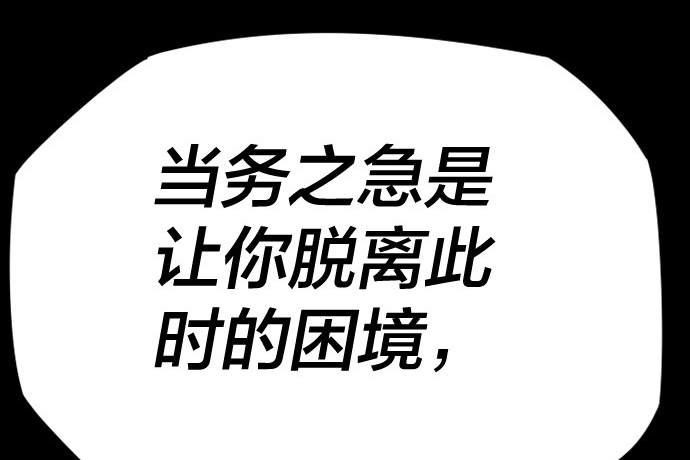
#> input picture debug_bubble_1.png, 690 x 460 px
$ python -i process_bubble.py   (imports and definitions only)
#> lines starting #> are read from the running program, lines starting #| are printed output that depends on the picture; after the words box and inside, x2 and y2 are one past the last pixel; in counts of white or black regions, pixels touching at a corner belong together
#> further down, picture is the input picture: shape (460, 690, 3); min 0, max 255, mean 181
#!/usr/bin/env python3
"""
Bubble Processing Module
========================

Processes detected text bubbles to prepare them for text replacement.
This module handles the cleaning and preparation of speech bubble regions
by removing existing text and creating a clean background.

Author: MangaTranslator Team
License: MIT
"""

import cv2
import numpy as np


def process_bubble(image):
    """
    Process a speech bubble by removing existing text and creating a clean background

    This function analyzes the bubble region, detects the bubble boundary,
    and fills the interior with white color to prepare for new text insertion.

    Args:
        image (numpy.ndarray): Input image containing the speech bubble (BGR format)

    Returns:
        tuple: A tuple containing:
            - image (numpy.ndarray): Processed image with white bubble interior
            - largest_contour (numpy.ndarray): Contour of the detected bubble boundary
    """
    # Convert to grayscale for processing
    gray = cv2.cvtColor(image, cv2.COLOR_BGR2GRAY)

    # Apply threshold to separate bubble from background
    # Threshold value 240 works well for typical manga bubbles
    _, thresh = cv2.threshold(gray, 240, 255, cv2.THRESH_BINARY)
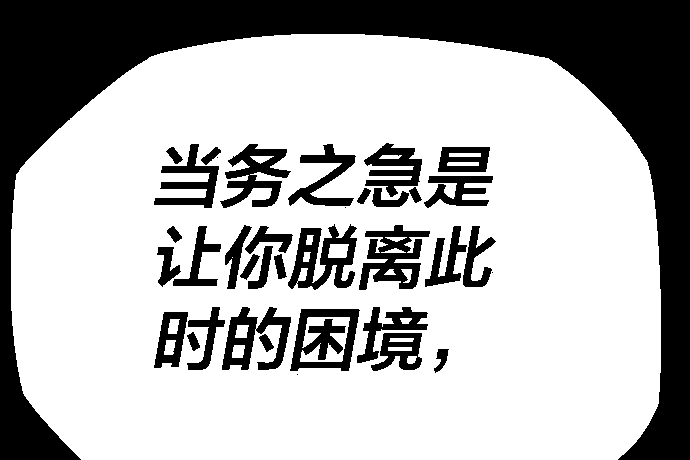
#> thresh: shape (460, 690); 69.6% white; 37 black regions (4 under 20 px)

    # Find contours in the thresholded image
    contours, _ = cv2.findContours(thresh, cv2.RETR_EXTERNAL, cv2.CHAIN_APPROX_SIMPLE)
#> contours = 1 contour; box (x1, y1, x2, y2) and area: (11, 34, 661, 460) 248693

    # Get the largest contour (assumed to be the speech bubble)
    largest_contour = max(contours, key=cv2.contourArea)
#> largest_contour = contour of 307 points, box (x1, y1, x2, y2) (11, 34, 661, 460), area 248693

    # Create a mask for the bubble area
    mask = np.zeros_like(gray)
    cv2.drawContours(mask, [largest_contour], -1, 255, cv2.FILLED)
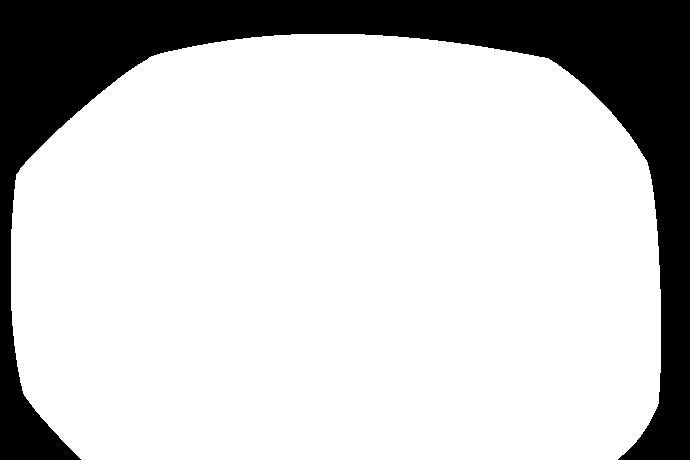
#> mask: shape (460, 690); 78.6% white; 1 black region, box (x1, y1, x2, y2) and area: (0, 0, 690, 460) 67822

    # Fill the bubble area with white color
    image[mask == 255] = (255, 255, 255)
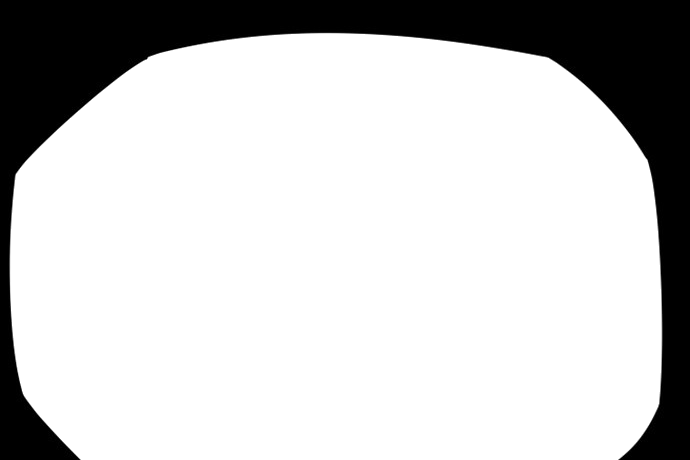
#> image: shape (460, 690, 3); 14.15% of pixels changed, all inside (x1, y1, x2, y2) = (11, 34, 661, 460)

    return image, largest_contour

>>> import cv2
>>> picture = cv2.imread('debug_bubble_1.png')
>>> result = process_bubble(picture)

$ run again, on debug_bubble_3.png
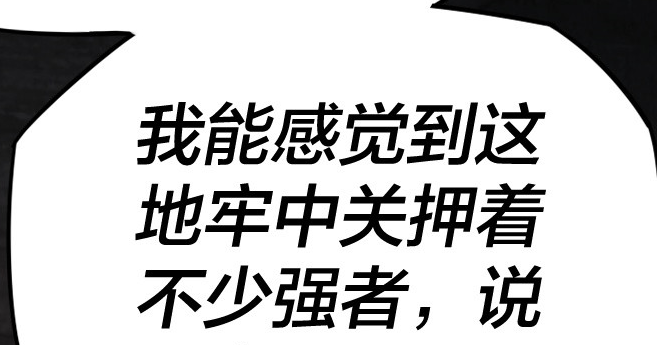
#> input picture debug_bubble_3.png, 657 x 345 px
#> picture is the input picture: shape (345, 657, 3); mean B, G, R 198.7, 198.6, 198.6
#> in process_bubble, `_, thresh = cv2.threshold(gray, 240, 255, cv2.THRESH_BINARY)`:
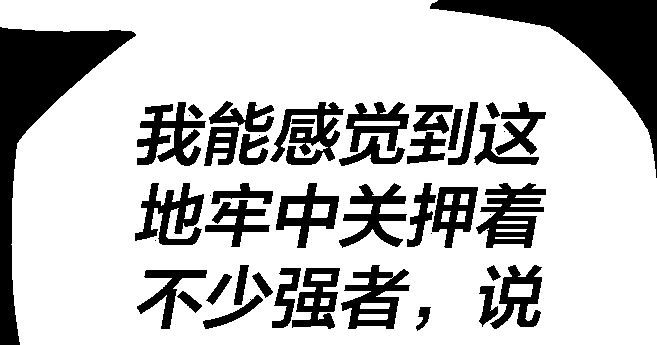
#> thresh: shape (345, 657); 75.3% white; 46 black regions (7 under 20 px)
#> contours = 1 contour; box (x1, y1, x2, y2) and area: (0, 0, 657, 345) 204145
#> largest_contour = contour of 199 points, box (x1, y1, x2, y2) (0, 0, 657, 345), area 204145
#> mask: shape (345, 657); 90.5% white; 2 black regions, box (x1, y1, x2, y2) and area: (0, 27, 136, 345) 11178, (430, 0, 657, 178) 10333
#> in process_bubble, `image[mask == 255] = (255, 255, 255)`:
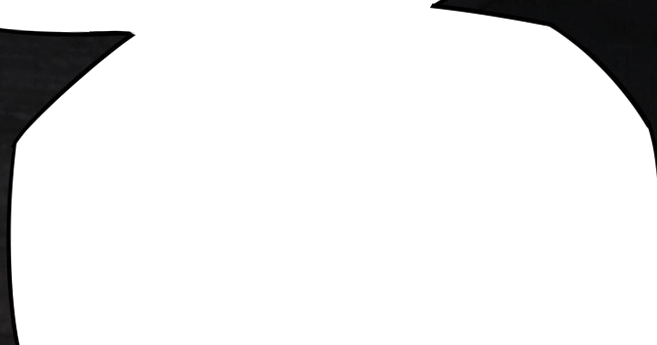
#> image: shape (345, 657, 3); mean B, G, R 233.1, 233, 233
